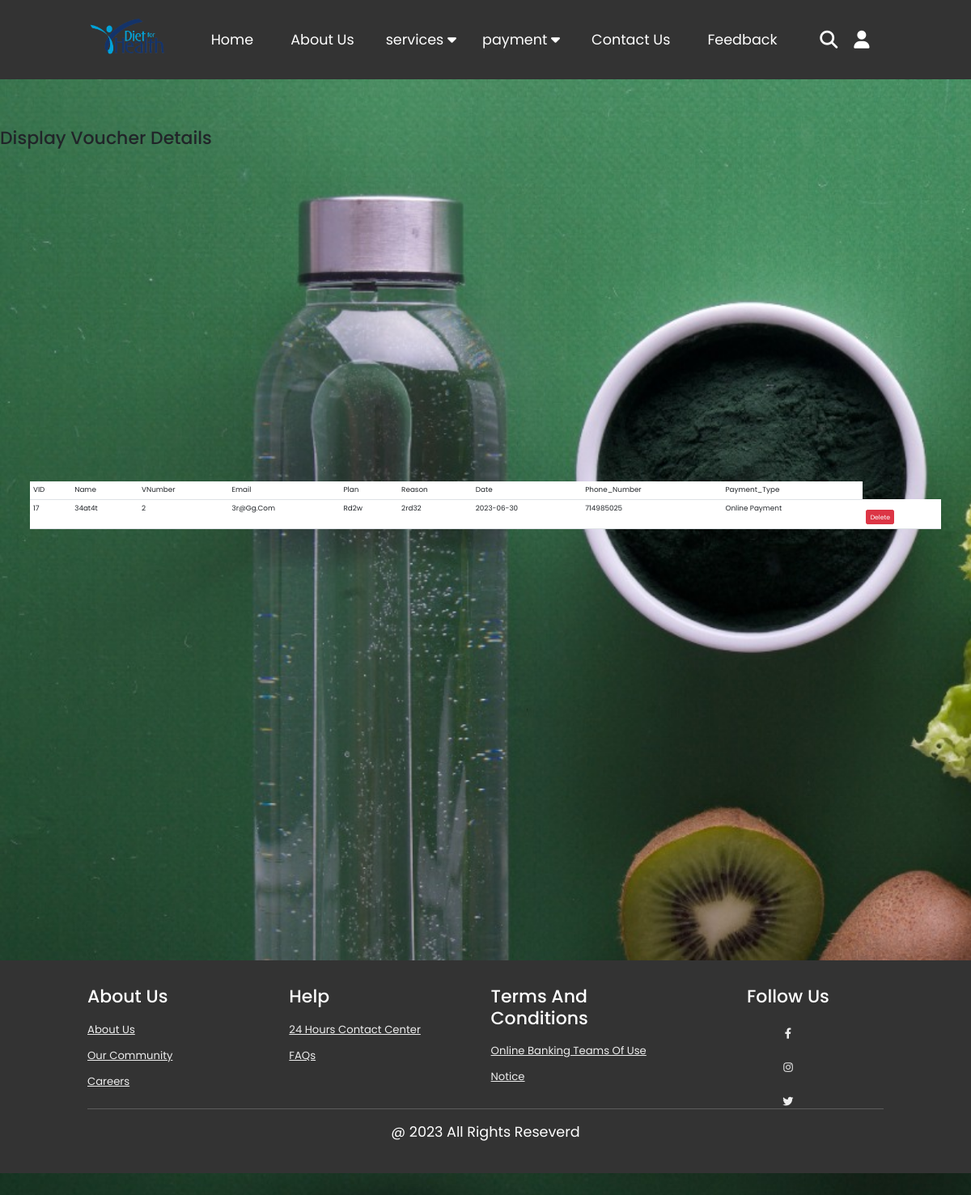
The page /php/displayvoucher.php on the database its author committed.
### tables this page shows
CREATE TABLE `voucher` (
  `VID` int(10) NOT NULL,
  `Name` varchar(40) NOT NULL,
  `VNumber` int(20) NOT NULL,
  `Email` varchar(40) NOT NULL,
  `Plan` varchar(20) NOT NULL,
  `Reason` varchar(50) NOT NULL,
  `Date` date NOT NULL,
  `Phone_Number` int(10) NOT NULL,
  `Payment_Type` varchar(15) NOT NULL
);

### php/displayvoucher.php (the view, shortened to what this page needs)
<!DOCTYPE html>
<html lang="en">
<head>
<link rel="stylesheet" href="../css/payment.css">
<link rel="stylesheet" type="text/css" href="https://cdnjs.cloudflare.com/ajax/libs/font-awesome/6.1.1/css/all.min.css">
<link rel="stylesheet" href="https://cdn.jsdelivr.net/npm/bootstrap@5.3.0/dist/css/bootstrap.min.css">
</head>
<body>
<header>
    <td width="500" height="150"><p align="left"><img src="../Img/logo.png" width="100" height="50" alt="logo"></p></td>
    <nav class="navbar">
        <a href="../index.html">Home</a>
        <a href="./about us.html">About us</a>
        <div class="dropdown">
            <button class="dropbtn">services
                <i class="fa fa-caret-down"></i>
            </button>
            </div>
    <div class="dropdown">
        <button class="dropbtn">payment
            <i class="fa fa-caret-down"></i>
        </button>
    </div>
        <a href="../html/Contact us.html">Contact Us</a>
        <a href="../html/feedback.html">Feedback</a>
    </nav>
<div class="icons">
        <i class="fas fa-search" id ="search-btn"></i>
        <i class="fas fa-user" id ="login-btn"></i>
    </div>
       <form action=""class="search-bar-container">
        <input type="search" id="search-bar" placeholder="search here">
        <label for="search-bar" class="fas fa-search"></label>
       </form>
</header>
<h1>Display Voucher Details</h1><br>
<div class="container my-5">
    <br>
    <table class="table">
        <thead>
            <tr>
                <td>VID</td>
                <td>Name</td>
                <td>VNumber</td>
                <td>Email</td>
                <td>Plan</td>
                <td>Reason</td>
                <td>Date</td>
                <td>Phone_Number</td>
                <td>Payment_Type</td>
            </tr>
        </thead>
        <tbody>
            <?php
            $servername = "localhost";
            $username = "root";
            $password = "";
            $db_name = "diet_and_health";
            $conn = new mysqli($servername, $username, $password, $db_name);
            $sql = "SELECT * FROM voucher";
            $result = $conn->query($sql);
            while ($row = $result->fetch_assoc()) {
                echo "<tr>
                    <td>" . $row["VID"] . "</td>
                    <td>" . $row["Name"] . "</td>
                    <td>" . $row["VNumber"] . "</td>
                    <td>" . $row["Email"] . "</td>
                    <td>" . $row["Plan"] . "</td>
                    <td>" . $row["Reason"] . "</td>
                    <td>" . $row["Date"] . "</td>
                    <td>" . $row["Phone_Number"] . "</td>
                    <td>" . $row["Payment_Type"] . "</td>
                    <td>
                        <a class='btn btn-danger btn-sm' href='./deletevoucher.php?VID=$row[VID];'>Delete</a>
                    </td>
                </tr>";
            }
            ?>
        </tbody>
    </table>
</div>
<br><br><br><br><br><br><br><br><br><br>
<section class="footer">
    <div class="box-container">
        <div class="box">
                <h3>About us</h3>
                <a href="./about us.html">About us</a>
                <a href="#">Our community</a>
                <a href="#">Careers</a>
        </div>
        <div class="box">
                <h3>Help</h3>
                <a href="./Contact us.html">24 hours contact center</a>
                <a href="#">FAQs</a>
        </div>
        <div class="box">
            <h3>Terms and Conditions</h3>
            <a href="#">Online Banking Teams of use</a>
            <a href="#">Notice</a>
        </div>
        <div id="social-links" class="box">
            <h3>Follow us</h3>
                <a href="#"><i class="fab fa-facebook-f"></i></a>
                <a href="#"><i class="fab fa-instagram" aria-hidden="true"></i></a>
                <a href="#"><i class="fab fa-twitter" aria-hidden="true"></i></a>
        </div>
    </div>
        <h1 class="credit"><span>@ 2023 All Rights Reseverd </span></h1>
</section>
</body>
</html>

### css/payment.css (style rules this page uses)
:root { --blue:#49a7e6; }
* { font-family: 'Nunito', sans-serif; margin: 0; padding: 0; box-sizing: border-box; text-transform: capitalize; outline: none; border: none; text-decoration: none; transition: all .2s linear; }
html { font-size: 62.5%; overflow-x: hidden; scroll-padding-top:6rem; scroll-behavior: smooth; }
section { padding: 2rem 9%; }
.navbar { overflow: hidden; }
.navbar a { float: left; text-align: center; text-decoration: none; padding: 14px 16px; }
.dropbtn { padding: 16px; border: none; cursor: pointer; }
.dropdown { float: left; overflow: hidden; }
.dropdown .dropbtn { border: none; outline: none; padding: 14px 16px; margin: 0; background-color: inherit; color: #fff; font-size: 2rem; }
.btn { display: inline-block; margin-top: 1rem; background: var(--blue); color: #fff; padding: .8rem 3rem; border: .2rem solid var(--blue); cursor: pointer; font-size: 1.7rem; }
header { position: fixed; top: 0; left: 0; right: 0; background: #333; z-index: 1000; display: flex; align-items: center; justify-content: space-between; padding: 2rem 9%; }
header .navbar a { color: #fff; font-size: 2rem; margin: 0 .8rem; }
header .icons i { font-size: 2.5rem; color: #fff; cursor: pointer; margin-right: 2rem; }
header .search-bar-container { position: absolute; top:100%; left: 0;right: 0; padding: 1.5rem 2rem; background: #333; border-top: .1rem solid rgba(255,255,255,.2); display: flex; align-items: center; z-index: 1001; clip-path: polygon(0 0, 100% 0, 100% 0, 0 0); }
header .search-bar-container #search-bar { width: 100%; padding: 1rem; text-transform: none; color: #333; border-radius: .5rem; }
header .search-bar-container label { color: #fff; cursor: pointer; font-size: 3rem; margin-left:1.5rem; }
.footer { background: #333; position: absolute; width: 100%; }
.footer .box-container { display: flex; flex-wrap:wrap; gap: 1.5rem; }
.footer .box-container .box { padding: 1rem 0; flex: 1 1 25rem; }
.footer .box-container .box h3 { font-size: 2.5rem; padding: .7rem 0; color: #fff; }
.footer .box-container .box a { display: block; font-size: 1.5rem; padding: .7rem 0; color: #eee; }
.footer .credit { text-align: center; padding: 2rem 1rem; margin-top: 1rem; font-size: 2rem; font-weight: normal; color: #fff; border-top: .1rem solid rgba(255,255,255,.2); }
#social-links { display: inline; height: 40px; width: 40px; margin: o 8px 8px 0; text-align:center; line-height: 30px; border-radius:50%; color: #ffffff; transition: all 0.5s ease; }
@media (max-width:1200px ) { html { font-size: 55%; } }
* { font-family: 'Poppins', sans-serif; margin:0; padding:0; box-sizing: border-box; outline: none; border:none; text-transform: capitalize; transition: all .2s linear; }
.container { display: flex; justify-content: center; align-items: center; padding:25px; min-height: 100vh; }

### php/displayvoucher.php (style rules this page uses)
body { background-image: url("../images/mealplan.jpeg"); background-size: cover; background-repeat: no-repeat; height: 200vh; }

### rows shown on the page
voucher: VID "17", Name "34at4t", VNumber "2", Email "3r@gg.com", Plan "Rd2w", Reason "2rd32", Date "2023-06-30", Phone_Number "714985025", Payment_Type "Online Payment"
